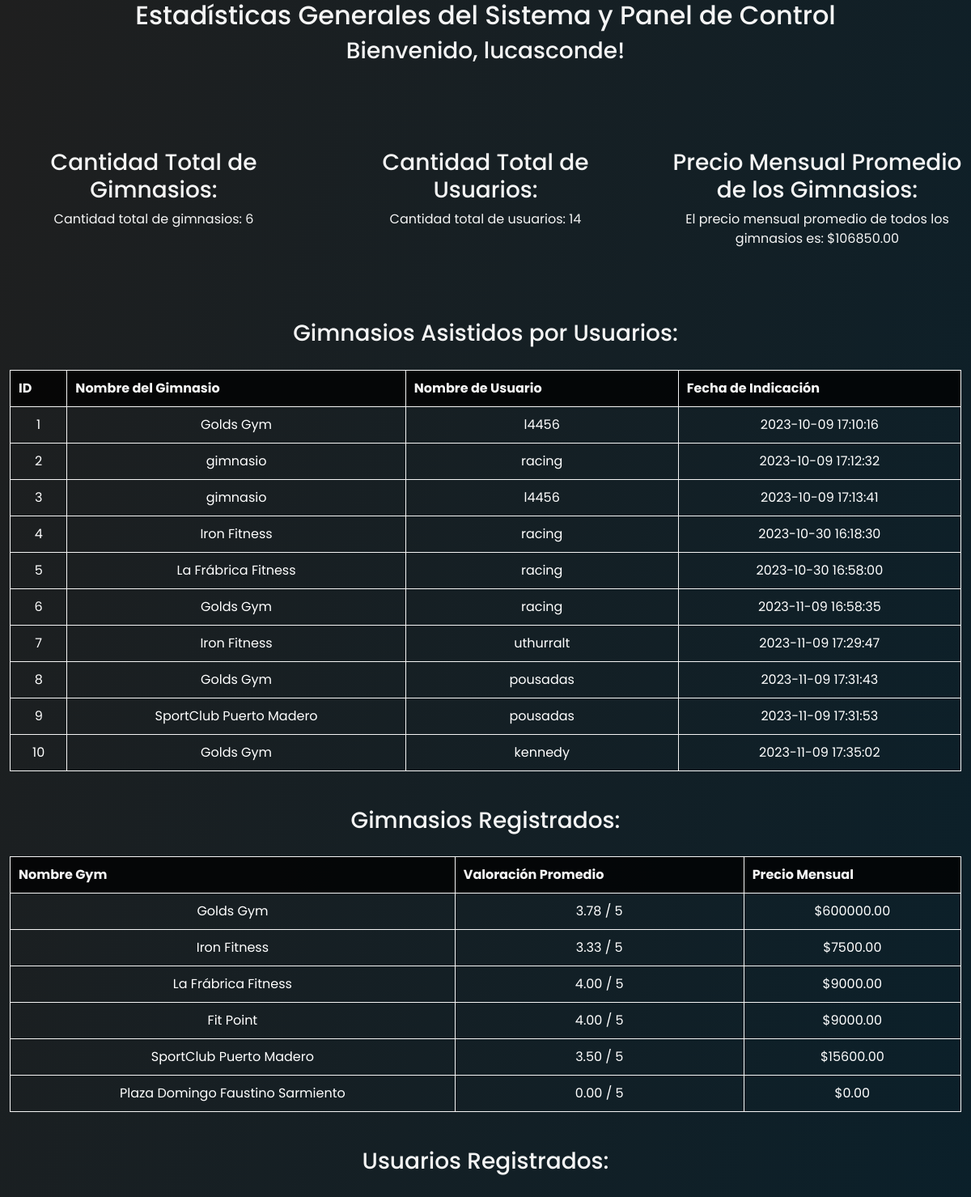
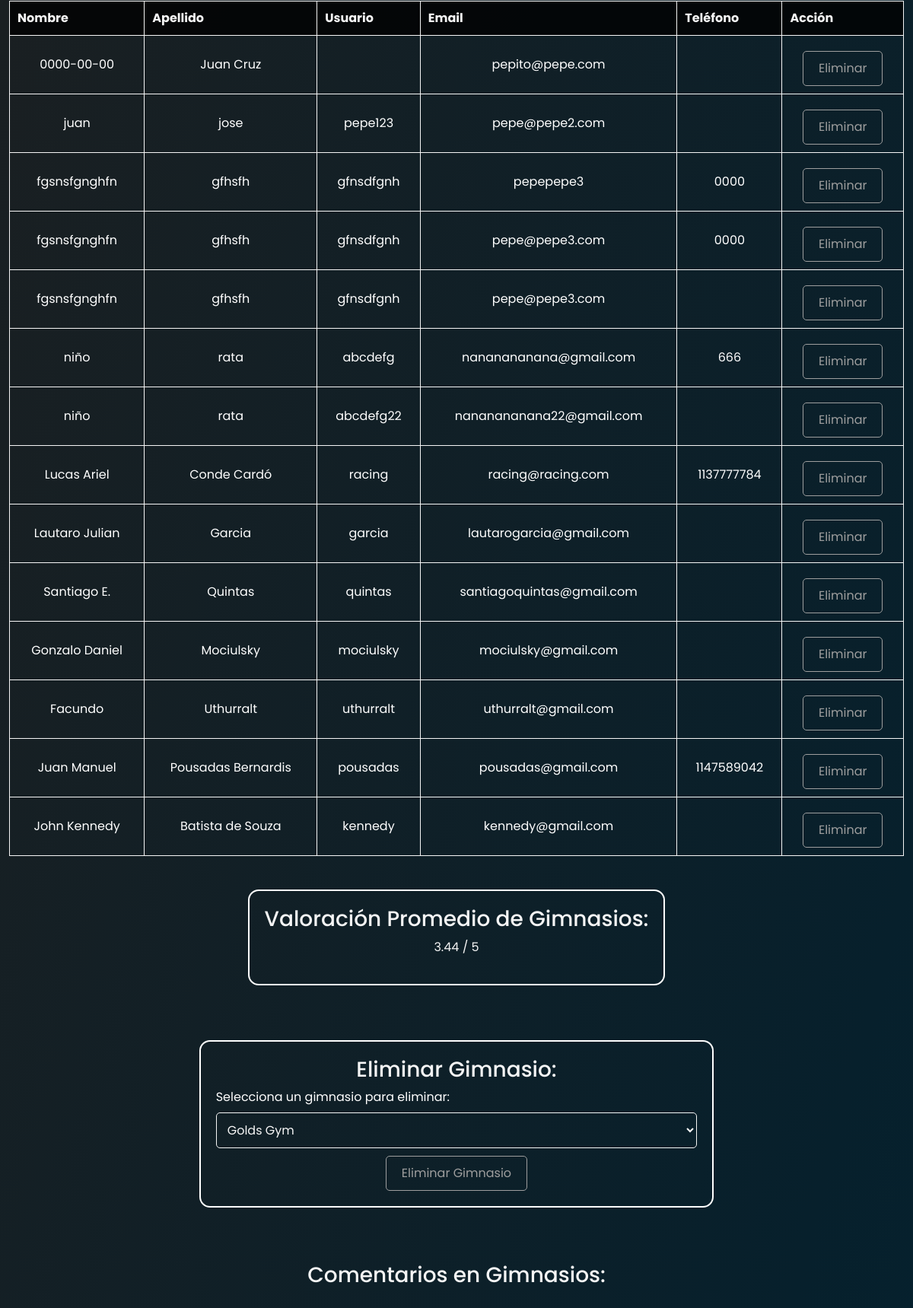
Screenshot of /Proyecto/login/admin.php (signed in, upper part) with the database file from the repository (2 pictures, top to bottom).
### tables this page shows
CREATE TABLE `usuarios_gimnasios` (
  `id` int(11) NOT NULL,
  `nombregym` varchar(255) NOT NULL,
  `usuario` varchar(255) NOT NULL,
  `fecha_indicacion` timestamp NOT NULL DEFAULT current_timestamp()
);

CREATE TABLE `gimnasio` (
  `id_gym` int(11) NOT NULL,
  `servicios` text NOT NULL,
  `horario` varchar(256) NOT NULL,
  `valoracion` float NOT NULL,
  `nombregym` varchar(256) NOT NULL,
  `email` varchar(256) NOT NULL,
  `user` varchar(256) NOT NULL,
  `nombre` varchar(256) NOT NULL,
  `apellido` varchar(256) NOT NULL,
  `equipamiento` text NOT NULL,
  `contra` varchar(256) NOT NULL,
  `mensualidad` varchar(256) NOT NULL,
  `dia` varchar(256) NOT NULL,
  `foto` text NOT NULL,
  `cuil` varchar(256) NOT NULL,
  `direccion` varchar(256) NOT NULL,
  `telefono` varchar(256) NOT NULL,
  `descripcion` text NOT NULL,
  `maps` text NOT NULL,
  `foto1` text NOT NULL,
  `foto2` text NOT NULL,
  `foto3` text NOT NULL,
  `foto4` text NOT NULL,
  `foto5` text NOT NULL
);

CREATE TABLE `usuario` (
  `id_user` int(11) NOT NULL,
  `nombre` varchar(256) NOT NULL,
  `apellido` varchar(256) NOT NULL,
  `email` varchar(256) NOT NULL,
  `contra` varchar(129) NOT NULL,
  `user` varchar(129) NOT NULL,
  `telefono` varchar(22) NOT NULL,
  `foto` text NOT NULL
);

### Proyecto/login/admin.php (the view, shortened to what this page needs)
<?php
$conn = mysqli_connect("localhost","root","","gym_nexus");
$user = $_SESSION['user'];
?>
<!DOCTYPE html>
<html lang="es">
<head>
    <link rel="stylesheet" href="admin__css.css">
    <link rel="stylesheet" href="https://maxcdn.bootstrapcdn.com/bootstrap/4.5.2/css/bootstrap.min.css">
    <link rel="stylesheet" href="https://cdnjs.cloudflare.com/ajax/libs/font-awesome/5.15.4/css/all.min.css">
</head>
<body style="color:white; font-family: 'Poppins', sans-serif;">
    <h2>Estadísticas Generales del Sistema y Panel de Control</h2>
    <h3>Bienvenido, <?php echo $user; ?>!</h3>
<br><br><br><br>
    <div class="row">
        <div class="col">
    <h3>Cantidad Total de Gimnasios:</h3>
    <?php
    $sqlTotalGimnasios = "SELECT COUNT(*) AS total_gimnasios FROM gimnasio";
    $resultTotalGimnasios = $conn->query($sqlTotalGimnasios);
    if ($resultTotalGimnasios->num_rows > 0) {
        $rowTotalGimnasios = $resultTotalGimnasios->fetch_assoc();
        $totalGimnasios = $rowTotalGimnasios['total_gimnasios'];
        echo "<p>Cantidad total de gimnasios: " . $totalGimnasios . "</p>";
    } else {
        echo "No se encontraron gimnasios registrados.";
    }
    ?>
</div>
<div class="col">
    <h3>Cantidad Total de Usuarios:</h3>
    <?php
    $sqlTotalUsuarios = "SELECT COUNT(*) AS total_usuarios FROM usuario";
    $resultTotalUsuarios = $conn->query($sqlTotalUsuarios);
    if ($resultTotalUsuarios->num_rows > 0) {
        $rowTotalUsuarios = $resultTotalUsuarios->fetch_assoc();
        $totalUsuarios = $rowTotalUsuarios['total_usuarios'];
        echo "<p>Cantidad total de usuarios: " . $totalUsuarios . "</p>";
    } else {
        echo "No se encontraron usuarios registrados.";
    }
    ?>
</div>
<div class="col">
<h3>Precio Mensual Promedio de los Gimnasios:</h3>
<?php
$sqlPrecioMensualPromedio = "SELECT AVG(mensualidad) AS precio_promedio FROM gimnasio";
$resultPrecioMensualPromedio = $conn->query($sqlPrecioMensualPromedio);
if ($resultPrecioMensualPromedio->num_rows > 0) {
    $rowPrecioMensualPromedio = $resultPrecioMensualPromedio->fetch_assoc();
    $precioPromedioMensual = number_format($rowPrecioMensualPromedio['precio_promedio'], 2, '.', '');
    echo "<p>El precio mensual promedio de todos los gimnasios es: $" . $precioPromedioMensual . "</p>";
} else {
    echo "No se encontraron datos de precios mensuales en los gimnasios.";
}
?></div>
</div><br><br><br>
<h3>Gimnasios Asistidos por Usuarios:</h3>
<?php
$sqlGimnasiosAsistidos = "SELECT * FROM usuarios_gimnasios";
$resultGimnasiosAsistidos = $conn->query($sqlGimnasiosAsistidos);
if ($resultGimnasiosAsistidos->num_rows > 0) {
    echo "<table border='1' style='width: 98%;'>
            <tr>
                <th>ID</th>
                <th>Nombre del Gimnasio</th>
                <th>Nombre de Usuario</th>
                <th>Fecha de Indicación</th>
            </tr>";
    while ($row = $resultGimnasiosAsistidos->fetch_assoc()) {
        echo "<tr>";
        echo "<td>" . $row["id"] . "</td>";
        echo "<td>" . $row["nombregym"] . "</td>";
        echo "<td>" . $row["usuario"] . "</td>";
        echo "<td>" . $row["fecha_indicacion"] . "</td>";
        echo "</tr>";
    }
    echo "</table>";
} else {
    echo "No se encontraron registros de gimnasios asistidos por usuarios.";
}
?>
<br>
    <h3>Gimnasios Registrados:</h3>
    <?php
    $sqlConsulta = "SELECT * FROM gimnasio";
    $result = $conn->query($sqlConsulta);
    if ($result->num_rows > 0) {
        echo "<table border='1' style='width: 98%;'>
                <tr>
                    <th>Nombre Gym</th>
                    <th>Valoración Promedio</th>
                    <th>Precio Mensual</th>
                </tr>";
        while ($row = $result->fetch_assoc()) {
            $nombregym = $row["nombregym"];
            $consultaValoracionPromedio = "SELECT AVG(puntuacion) AS promedio FROM puntuaciones WHERE nombregym = '$nombregym'";
            $resultadoValoracionPromedio = mysqli_query($conn, $consultaValoracionPromedio);
            $filaValoracionPromedio = mysqli_fetch_assoc($resultadoValoracionPromedio);
            $valoracionPromedio = $filaValoracionPromedio['promedio'];
            $consultaPrecioMensualPromedio = "SELECT AVG(mensualidad) AS promedio FROM gimnasio WHERE nombregym = '$nombregym'";
            $resultadoPrecioMensualPromedio = mysqli_query($conn, $consultaPrecioMensualPromedio);
            $filaPrecioMensualPromedio = mysqli_fetch_assoc($resultadoPrecioMensualPromedio);
            $precioMensualPromedio = $filaPrecioMensualPromedio['promedio'];
            echo "<tr>";
            echo "<td>" . $nombregym . "</td>";
            echo "<td>" . number_format($valoracionPromedio, 2, '.', '') . " / 5</td>";
            echo "<td>$" . number_format($precioMensualPromedio, 2, '.', '') . "</td>";
            echo "</tr>";
        }
        echo "</table>";
    } else {
        echo "No se encontraron gimnasios registrados.";
    }
    ?>
    <br>
    <h3>Usuarios Registrados:</h3>
    <?php
    $sqlConsultaUsuario = "SELECT * FROM usuario";
    $resultUsuario = $conn->query($sqlConsultaUsuario);
    if ($resultUsuario->num_rows > 0) {
        echo "<table border='1' style='width: 98%;'>
                <tr>
                    <th>Nombre</th>
                    <th>Apellido</th>
                    <th>Usuario</th>
                    <th>Email</th>
                    <th>Teléfono</th>
                    <th>Acción</th>
                </tr>";
        while ($row = $resultUsuario->fetch_assoc()) {
            echo "<tr>";
            echo "<td>" . $row["nombre"] . "</td>";
            echo "<td>" . $row["apellido"] . "</td>";
            echo "<td>" . $row["user"] . "</td>";
            echo "<td>" . $row["email"] . "</td>";
            echo "<td>" . $row["telefono"] . "</td>";
            echo "<td><form method='post' action=''>
                    <input type='hidden' name='eliminar_usuario' value='" . $row["id_user"] . "'>
                    <input type='submit' value='Eliminar'>
                </form></td>";
            echo "</tr>";
        }
        echo "</table>";
    } else {
        echo "No se encontraron usuarios registrados.";
    }
    ?>
<br>
    <div id="valgympromedio">
    <h3>Valoración Promedio de Gimnasios:</h3>
    <?php
    $sqlPromedioValoracion = "SELECT AVG(puntuacion) AS promedio FROM puntuaciones";
    $resultPromedioValoracion = $conn->query($sqlPromedioValoracion);
    if ($resultPromedioValoracion->num_rows > 0) {
        $rowPromedioValoracion = $resultPromedioValoracion->fetch_assoc();
        $promedioValoracion = number_format($rowPromedioValoracion['promedio'], 2, '.', '');
        echo "<p> " . $promedioValoracion . " / 5</p>";
    } else {
        echo "No se encontraron valoraciones.";
    }
    ?></div>
    <br><br><br>
    <div id="eliminargym">
    <h3>Eliminar Gimnasio:</h3>
    <form method="POST" action="">
        <label for="eliminar_gimnasio">Selecciona un gimnasio para eliminar:</label>
        <select name="eliminar_gimnasio" id="eliminar_gimnasio">
            <?php
            $result = $conn->query($sqlConsulta);
            while ($row = $result->fetch_assoc()) {
                echo "<option value='" . $row['id_gym'] . "'>" . $row['nombregym'] . "</option>";
            }
            ?>
        </select>
        <div style="text-align:center;">
        <input type="submit" value="Eliminar Gimnasio">
        </div>
    </form>
    </div>
    <br><br><br>
<h3>Comentarios en Gimnasios:</h3>
</body>
</html>

### Proyecto/login/admin__css.css (style rules this page uses)
::after { padding: 0; margin: 0; box-sizing: border-box; }
body { font-family: 'Poppins', sans-serif; background-image: linear-gradient( to bottom right, rgb(31, 31, 31) 0%, rgb(7, 32, 44) 40%, rgb(0, 35, 51) 60%, rgb(32, 32, 32) 90% ); background-size: 200% 200%; min-height: 100vh; display: flex; flex-direction: column; align-items: center; justify-content: center; animation: movimiento 5s linear infinite alternate; }
#valgympromedio { border: 2px solid white; border-radius: 14px; padding: 20px; }
#eliminargym { border: 2px solid white; border-radius: 14px; padding: 20px; }
select option { color: black !important; }
h2, h3 { color: whitesmoke; text-align: center; margin: 20px 0; }
h3 { font-size: 20px; }
p { color: whitesmoke; text-align: center; font-size: 16px; }
table { width: 100%; border-collapse: collapse; margin: 20px auto; }
table, th, td { border: 1px solid whitesmoke; }
th, td { padding: 10px; text-align: center; }
th { background-color: rgba(0, 0, 0, 0.8); color: whitesmoke; }
select { width: 100%; padding: 10px; border: 1px solid whitesmoke; border-radius: 5px; background-color: transparent; color: whitesmoke; }
input[type="submit"] { background-color: transparent; color: rgb(158, 158, 158); border: 1px solid rgb(158, 158, 158); padding: 10px 20px; border-radius: 5px; cursor: pointer; transition: all 0.5s ease; margin-top: 10px; }

### rows the page displays
usuarios_gimnasios: id "1", nombregym "Golds Gym", usuario "l4456", fecha_indicacion "2023-10-09 17:10:16"
usuarios_gimnasios: id "2", nombregym "gimnasio", usuario "racing", fecha_indicacion "2023-10-09 17:12:32"
usuarios_gimnasios: id "3", nombregym "gimnasio", usuario "l4456", fecha_indicacion "2023-10-09 17:13:41"
usuarios_gimnasios: id "4", nombregym "Iron Fitness", usuario "racing", fecha_indicacion "2023-10-30 16:18:30"
usuarios_gimnasios: id "5", nombregym "La Frábrica Fitness", usuario "racing", fecha_indicacion "2023-10-30 16:58:00"
usuarios_gimnasios: id "6", nombregym "Golds Gym", usuario "racing", fecha_indicacion "2023-11-09 16:58:35"
usuarios_gimnasios: id "7", nombregym "Iron Fitness", usuario "uthurralt", fecha_indicacion "2023-11-09 17:29:47"
usuarios_gimnasios: id "8", nombregym "Golds Gym", usuario "pousadas", fecha_indicacion "2023-11-09 17:31:43"
usuarios_gimnasios: id "9", nombregym "SportClub Puerto Madero", usuario "pousadas", fecha_indicacion "2023-11-09 17:31:53"
usuarios_gimnasios: id "10", nombregym "Golds Gym", usuario "kennedy", fecha_indicacion "2023-11-09 17:35:02"
gimnasio: nombregym "Golds Gym", valoracionPromedio "3.78", precioMensualPromedio "600000.00"
gimnasio: nombregym "Iron Fitness", valoracionPromedio "3.33", precioMensualPromedio "7500.00"
gimnasio: nombregym "La Frábrica Fitness", valoracionPromedio "4.00", precioMensualPromedio "9000.00"
gimnasio: nombregym "Fit Point", valoracionPromedio "4.00", precioMensualPromedio "9000.00"
gimnasio: nombregym "SportClub Puerto Madero", valoracionPromedio "3.50", precioMensualPromedio "15600.00"
gimnasio: nombregym "Plaza Domingo Faustino Sarmiento", valoracionPromedio "0.00", precioMensualPromedio "0.00"
usuario: nombre "0000-00-00", apellido "Juan Cruz", email "pepito@pepe.com"
usuario: nombre "juan", apellido "jose", user "pepe123", email "pepe@pepe2.com"
usuario: nombre "fgsnsfgnghfn", apellido "gfhsfh", user "gfnsdfgnh", email "pepepepe3", telefono "0000"
usuario: nombre "fgsnsfgnghfn", apellido "gfhsfh", user "gfnsdfgnh", email "pepe@pepe3.com", telefono "0000"
usuario: nombre "fgsnsfgnghfn", apellido "gfhsfh", user "gfnsdfgnh", email "pepe@pepe3.com"
usuario: nombre "niño", apellido "rata", user "abcdefg", email "nananananana@gmail.com", telefono "666"
usuario: nombre "niño", apellido "rata", user "abcdefg22", email "nananananana22@gmail.com"
usuario: nombre "Lucas Ariel", apellido "Conde Cardó", user "racing", email "racing@racing.com", telefono "1137777784"
usuario: nombre "Lautaro Julian", apellido "Garcia", user "garcia", email "lautarogarcia@gmail.com"
usuario: nombre "Santiago E.", apellido "Quintas", user "quintas", email "santiagoquintas@gmail.com"
usuario: nombre "Gonzalo Daniel", apellido "Mociulsky", user "mociulsky", email "mociulsky@gmail.com"
usuario: nombre "Facundo", apellido "Uthurralt", user "uthurralt", email "uthurralt@gmail.com"
usuario: nombre "Juan Manuel", apellido "Pousadas Bernardis", user "pousadas", email "pousadas@gmail.com", telefono "1147589042"
usuario: nombre "John Kennedy", apellido "Batista de Souza", user "kennedy", email "kennedy@gmail.com"

### other values shown
$user "lucasconde"
$totalGimnasios "6"
$totalUsuarios "14"
$precioPromedioMensual "106850.00"
$promedioValoracion "3.44"
form field eliminar_gimnasio "Golds Gym"
